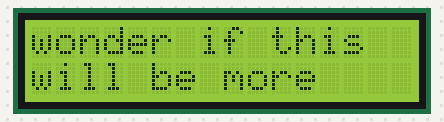
This program was run on a simulated Raspberry Pi (BCM pin numbers). Shown: 16×2 character LCD. Threads take turns every 2 ms; what the program prints to the terminal is not drawn.

Above: at 1.6 s.
At 4.6 s:
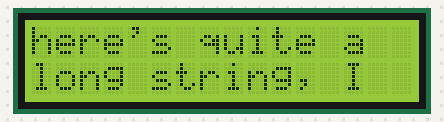
At 7.6 s:
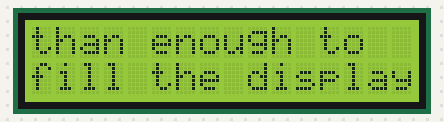
At 15.1 s:
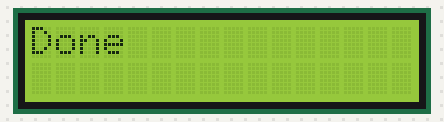

The program:

lcd.py
```python
import RPi.GPIO as GPIO
import time
import textwrap
from threading import Thread

# Define GPIO to LCD mapping
LCD_RS = 27
LCD_E  = 22
LCD_DB4 = 25
LCD_DB5 = 24
LCD_DB6 = 23
LCD_DB7 = 18

# Define some device constants
LCD_WIDTH = 16    # Maximum characters per line
LCD_LINES = 2     # Number of lines
LCD_CHR = True
LCD_CMD = False

LCD_LINE_1 = 0x80 # LCD RAM address for the 1st line
LCD_LINE_2 = 0xC0 # LCD RAM address for the 2nd line

# Offset for up to 4 rows.
LCD_ROW_OFFSETS         = (0x00, 0x40, 0x14, 0x54)

# Commands
LCD_CLEAR_DISPLAY        = 0x01
LCD_RETURN_HOME          = 0x02
LCD_ENTRY_MODE_SET       = 0x04
LCD_DISPLAY_CONTROL      = 0x08
LCD_CURSOR_SHIFT         = 0x10
LCD_FUNCTION_SET         = 0x20
LCD_SET_CGRAM_ADDR       = 0x40
LCD_SET_DDRAM_ADDR       = 0x80

# Control flags
LCD_DISPLAY_ON           = 0x04
LCD_DISPLAY_OFF          = 0x00
LCD_CURSOR_ON            = 0x02
LCD_CURSOR_OFF           = 0x00
LCD_BLINK_ON             = 0x01
LCD_BLINK_OFF            = 0x00

# Move flags
LCD_DISPLAY_MOVE         = 0x08
LCD_CURSOR_MOVE          = 0x00
LCD_MOVE_RIGHT           = 0x04
LCD_MOVE_LEFT            = 0x00

# Function set flags
LCD_8BIT_MODE            = 0x10
LCD_4BIT_MODE            = 0x00
LCD_2LINE                = 0x08
LCD_1LINE                = 0x00
LCD_5x10_DOTS            = 0x04
LCD_5x8_DOTS             = 0x00

# Entry flags
LCD_ENTRY_RIGHT          = 0x00
LCD_ENTRY_LEFT           = 0x02
LCD_ENTRY_SHIFT_INCREMENT = 0x01
LCD_ENTRY_SHIFT_DECREMENT = 0x00

# Timing constants
E_PULSE = 0.00005
E_DELAY = 0.00005

class LCD_Display(object):

    rs = LCD_RS
    e = LCD_E
    db4 = LCD_DB4
    db5 = LCD_DB5
    db6 = LCD_DB6
    db7 = LCD_DB7
    lines = LCD_LINES
    cols = LCD_WIDTH

    _scroll_thread = None
    _scroll_go = False

    def init(self):
        GPIO.setmode(GPIO.BCM)

        # Set up output pins
        GPIO.setup(self.rs, GPIO.OUT)
        GPIO.setup(self.e, GPIO.OUT)
        GPIO.setup(self.db4, GPIO.OUT)
        GPIO.setup(self.db5, GPIO.OUT)
        GPIO.setup(self.db6, GPIO.OUT)
        GPIO.setup(self.db7, GPIO.OUT)

        # Initialize display
        self._send_cmd(0x33)
        self._send_cmd(0x32)

        # Initialize display control, function, and mode registers.
        self._send_cmd(LCD_DISPLAY_CONTROL | LCD_DISPLAY_ON | LCD_CURSOR_OFF | LCD_BLINK_OFF)
        self._send_cmd(LCD_FUNCTION_SET | LCD_4BIT_MODE | LCD_2LINE | LCD_5x8_DOTS)
        self._send_cmd(LCD_ENTRY_MODE_SET | LCD_ENTRY_LEFT | LCD_ENTRY_SHIFT_DECREMENT)
        self.clear()

    def home(self):
        """Move the cursor back to its home (first line and first column)."""
        self._send_cmd(LCD_RETURN_HOME)  # set cursor position to zero
        time.sleep(0.003)  # this command takes a long time!

    def clear(self):
        """Clear the LCD."""
        self._send_cmd(LCD_CLEAR_DISPLAY)  # command to clear display
        time.sleep(0.003)

    def scroll_message(self, string, scroll_delay=1.5, skip_lines=LCD_LINES):
        """ Start scrolling a message.
                string - string to display, which will be wrapped into lines
                scroll_delay - number of seconds between scrolls
                skip_lines - how many lines we skip through on each scroll (e.g. set to 1 to scroll up one line at a time)
            Call stop_scroll() to terminate scrolling """

        # Format the string into lines first
        string_lines = textwrap.wrap(string, LCD_WIDTH)

        # If the message is short enough to display whole, just do it
        if len(string_lines) <= LCD_LINES:
            self.message("\n".join(string_lines))
            return

        # Start a thread that does the work of scrolling this message vertically
        self._scroll_thread = Thread(target=self._scroll_worker, args=(string_lines, scroll_delay, skip_lines))
        self._scroll_thread.setDaemon(True)
        self._scroll_thread.start()

    def stop_scroll(self):
        """ Stop a currently scrolling message """
        self._scroll_go = False

    def message(self, string):
        """ Display a static message """
        # Start on first line
        self._send_cmd(LCD_LINE_1)
        for char in string:
            if char == '\n':
                self._send_cmd(LCD_LINE_2)
            else:
                self._send_char(ord(char))

    def _send_line(self, string):
        for char in string:
            self._send_char(ord(char))

        if len(string) < LCD_WIDTH:
            for cc in range(len(string), LCD_WIDTH):
                self._send_char(ord(" "))

    def _send_cmd(self, value):
        self._send_byte(value, LCD_CMD)

    def _send_char(self, value):
        self._send_byte(value, LCD_CHR)

    def _send_byte(self, value, mode):
        """ Send byte to data pins
            mode = True  for character
                   False for command """

        GPIO.output(self.rs, mode)

        # High bits
        GPIO.output(self.db4, ((value >> 4) & 1) > 0)
        GPIO.output(self.db5, ((value >> 5) & 1) > 0)
        GPIO.output(self.db6, ((value >> 6) & 1) > 0)
        GPIO.output(self.db7, ((value >> 7) & 1) > 0)

        # Toggle Enable pin
        self._toggle_e()

        # Low bits
        GPIO.output(self.db4, ( value       & 1) > 0)
        GPIO.output(self.db5, ((value >> 1) & 1) > 0)
        GPIO.output(self.db6, ((value >> 2) & 1) > 0)
        GPIO.output(self.db7, ((value >> 3) & 1) > 0)

        # Toggle Enable pin
        self._toggle_e()

    def _toggle_e(self):
        time.sleep(E_DELAY)
        GPIO.output(self.e, True)
        time.sleep(E_PULSE)
        GPIO.output(self.e, False)
        time.sleep(E_DELAY)

    def _scroll_worker(self, string_lines, scroll_delay, skip_lines):
        assert(not self._scroll_go)

        self._scroll_go = True
        current_first_line = 0
        while self._scroll_go:
            print "Line {0}: {1}".format(current_first_line, string_lines[current_first_line])
            # Update first line
            self._send_cmd(LCD_LINE_1)
            self._send_line(string_lines[current_first_line])

            # Update second line
            self._send_cmd(LCD_LINE_2)
            if current_first_line < len(string_lines) - 1:
                self._send_line(string_lines[current_first_line + 1])
            else:
                self._send_line("")

            current_first_line = (current_first_line + skip_lines) % len(string_lines)

            time.sleep(scroll_delay)

if __name__ == '__main__':
    try:
        display = LCD_Display()
        display.init()
        display.scroll_message("here's quite a long string, I wonder if this will be more than enough to fill the display")
        time.sleep(15)
        display.stop_scroll()
        display.clear()
        display.message("Done")
        while True:
            time.sleep(1)
    except KeyboardInterrupt:
        print "Exiting"
    except Exception as e:
        raise(e)
    finally:
        GPIO.cleanup()
```

Measured:
- what the display in image 0 shows lasts 1.5 s, from 1.5 s to 3.0 s
